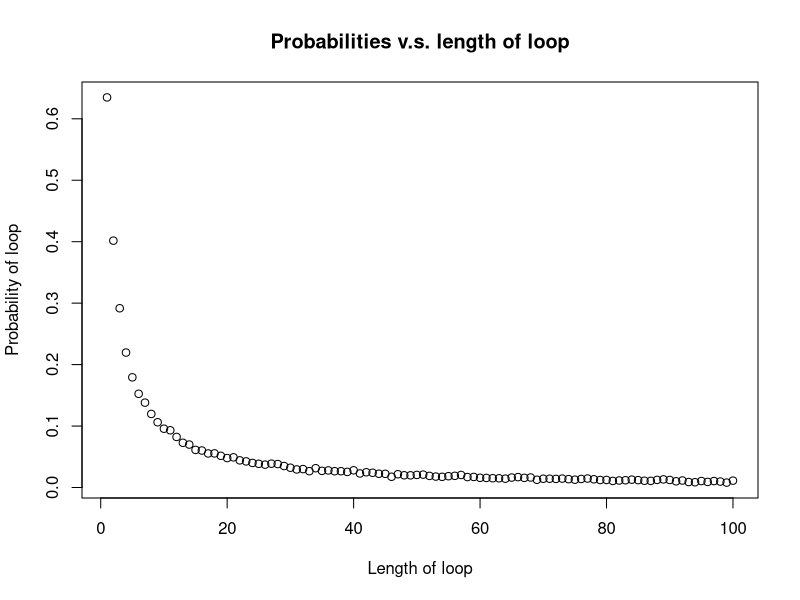

Write R code to recreate this figure.
## Jiayi Li, S2304671 : Coding for function dloop
## Rongkai Fang, s2310813 : Coding for function Pall
## Yifan Hu, s2287683 ：Coding for function Pone
## github repo address: https://github.com/Lijiayi111/Coursework2-.git
## The contribution of our group member is roughly equal. We discussed the ideas 
## and general process of all questions together. Then each one of us was 
## responsible for formally coding and commenting and also reviewing other parts of coding. 



# To calculate the probability of a single prisoner's success
# Input: n (half number of boxes), k (the prisoner’s number), strategy (1, 2 or 3) 
# and nreps (the number of replicate simulations)
# The function should return the estimated probability, which should be a number
# between 0 and 1.
Pone<-function(n,k,strategy,nreps) {
  # initialize result and this vector is to record the results of each simulation
  result<-rep(0,nreps) 
  for (i in 1:nreps) {
    CardVector<-sample(1:(2*n),2*n)
    # Using function func to judge whether the prisoner succeed in ith simulation
    result[i]<-func(CardVector,n=n,k=k,strategy = strategy)
  }
  #return the probability
  return(sum(result)/nreps)
}


# Judge whether the prisoner k is successful.
# Input: x is a vector recording the number of cards and the other arguments are the same as Pone.
# If the prisoner succeeds, the function will return TRUE. If not, return FALSE.
func<-function(x,n,strategy,k){
  #if strategy==3,randomly open n boxes,and judge if the prisoner number in the boxes.
  if(strategy == 3){
    if(k %in% sample(x,n)){
      return (TRUE)
    }
    #'b' denote the box number. if strategy==1,make b=k.If strategy==2,make b equal a random number between 1:2n.
    #every time open a box, judge if the card number(x[b]) inside the box equal to k and make the box number = card number(b<-x[b])
  }else if(strategy == 1){
    b <- k
    for (i in 1:n) {
      if(x[b] == k){
        return (TRUE)
      }
      b<-x[b]
    }
  }else{
    b<- sample(1:(2*n),1)
    for (i in 1:n) {
      if(x[b] == k){
        return (TRUE)
      }
      b<- x[b]
    }
  }
  #if we can not find the card with their number on it,return FALSE
  return (FALSE)
  
}


#To calculate the probability of all prisoners who succeed in finding their number.
#Input:n(half number of boxes);strategy(Type of strategy);nreps(number of repetisions)
#output:The probability of all prisoners finding their number.
Pall<- function(n,strategy,nreps){
  #Create a vector named 'result',which record every time of simulation's result.
  #and initialize all the elements to 1, which denotes that all prisoners have successfully found their number.
  #then loops nreps times, if there is one prisoner who can not find his card before opening n boxes, change the 1 to 0.
  result <- rep(1,nreps)
  for(i in 1:nreps){
    #Create a vector, which elements denote the cards number,and index denote the boxes number.
    cardvector <- sample(1:(2*n),2*n)
    #for each simulation, all prisoners will go to find their card.
    for(k in 1:(2*n)){
      #Use the 'func' function to judge if the prisoner succeed in finding their number.
      #If fail,change the 1 to 0 in result[i]
      if(func(cardvector,n=n,k=k,strategy=strategy) == FALSE){
        result[i] = 0
        break
      }
    }
  }
  #return the probability of all prisoners succeeding.
  return(sum(result)/nreps)
}



# Examples for n=5:
# estimated individual success probabilities when k=4
Pone(5,4,1,10000)
Pone(5,4,2,10000)
Pone(5,4,3,10000)
# estimated joint success probabilities
Pall(5,1,10000)
Pall(5,2,10000)
Pall(5,3,10000)
# Examples for n=50:
# estimated individual success probabilities when k=4
Pone(50,4,1,10000)
Pone(50,4,2,10000)
Pone(50,4,3,10000)
# estimated joint success probabilities
Pall(50,1,10000)
Pall(50,2,10000)
Pall(50,3,10000)
# We can find that the estimated probabilities of individual success for each strategy
# are around 0.5, 0.4 and 0.5. And the probabilities for strategy 1 and 3 are similar.
# However, for strategy 1, the estimated probabilities of all prisoners succeeding 
# are around 0.3 while the probabilities for other two strategies are extremely small 
# and approach to 0 as the value of n grows.



## To calculate two probability at the same time. one is the at least one time occuring probability called result 1, second is 
## the probability of all less than 50 called result two.
dloop <- function(n, nreps) {
  # the probability matrix before processing which will accomodate the at least one time occuring probability
  preProbMatrix <- matrix(0, nrow = nreps, ncol = 2 * n)
  # initilized the number of time of all less than n
  count <- 0
  # the interation of nreps times
  for (i in 1:nreps) {
    # the cards behind the box are uniformally random number
    card <- sample(1:(2 * n), 2 * n)
    for (k in 1:(2 * n)) {
      # initilize the loop length
      loopLength <- 1
      # k denoted the person's index
      ## initialize the first box choosen which is equal to the prisoner number
      boxChoosen <- k
      while (loopLength <= 2 * n) {
        if (card[boxChoosen] == k) {
          #  when at least a length occure just record as 1
          preProbMatrix[i, loopLength] <- 1
          break # immidiatly go to check next prisoner, jump out of the while loop
        } else{
          # turn to choose the next box
          boxChoosen <- card[boxChoosen]
          # length increase by 1
          loopLength  <- loopLength  + 1
        }
      }
    }
    # during every interation when all less than 50 interation happens, counter increase by 1.
    if (sum(preProbMatrix[i, (n + 1):(2 * n)]) == 0) {
      count <- count + 1 # count increase by 1
    }
  }
  
  # sum all the column and divide by total number of column
  prob <- colSums(preProbMatrix) / nreps
  # the probability of all less than 50
  prolessthann <- count / nreps
  result <- list()
  # make them alist to return them all
  result[[1]] <- prob
  result[[2]] <- prolessthann
  return(result)
  
}

# return the two probability by calling the dloop function 
result <- dloop(50, 10000)

#the at least one time occuring probability
prob <- result[[1]]
# the probability of all less than 50
prolessthann <- result[[2]]

# make the x-axis form 1 to 2n
loopLength <- 1:100
# visualising the probabilities
plot(loopLength,
     prob,
     xlab = "Length of loop",
     ylab = "Probability of loop",
     main = "Probabilities v.s. length of loop")
